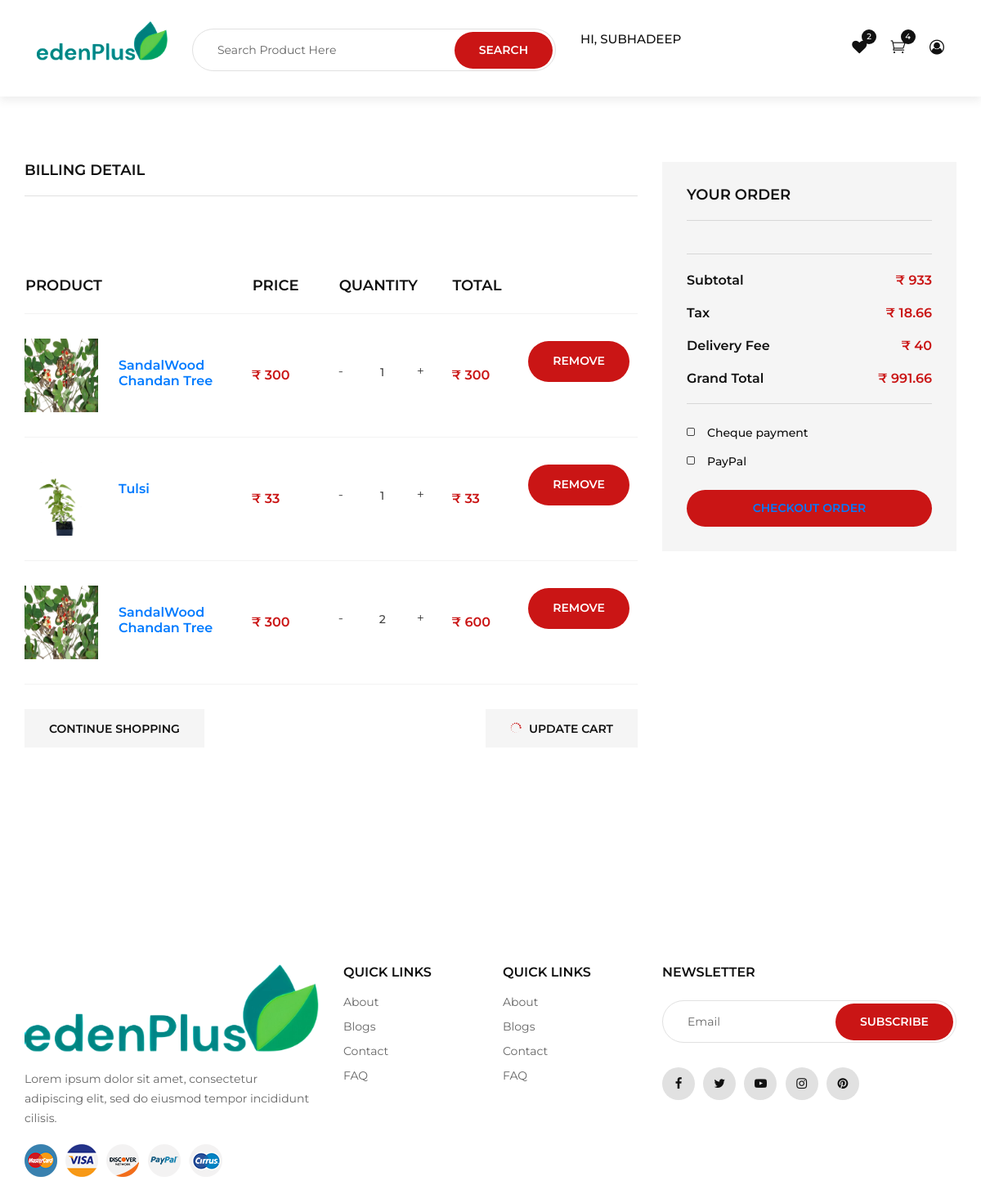
Screenshot of /cart/ (signed in) with the database file from the repository.
### accounts/models.py (models this page shows, shortened)
class Account(AbstractBaseUser):
    first_name = models.CharField(max_length=50)
    last_name = models.CharField(max_length=50)
    email = models.EmailField(max_length=50, unique=True)
    username = models.CharField(max_length=50, unique=True)
    phone_number = models.CharField(max_length=40)
    date_joined = models.DateTimeField(auto_now_add=True)
    last_login = models.DateTimeField(auto_now_add=True)
    is_admin = models.BooleanField(default=False)
    is_staff = models.BooleanField(default=False)
    is_active = models.BooleanField(default=False)
    is_superadmin = models.BooleanField(default=False)
    USERNAME_FIELD = 'email'
    REQUIRED_FIELDS = ['username', 'first_name', 'last_name']
    objects = MyAccountManager()

### carts/models.py (models this page shows, shortened)
class CartItem(models.Model):
    user = models.ForeignKey(Account, on_delete=models.CASCADE, null=True)
    product = models.ForeignKey(Product, on_delete=models.CASCADE)
    variations = models.ManyToManyField(Variation, blank=True)
    cart = models.ForeignKey(Cart, on_delete=models.CASCADE, null=True)
    quantity = models.IntegerField()
    is_active = models.BooleanField(default=True)
    def sub_total(self):
        return self.product.price * self.quantity

### storx/models.py (models this page shows, shortened)
class Product(models.Model):
    product_name = models.CharField(max_length=200, unique=True)
    slug = models.SlugField(max_length=200, unique=True)
    description = models.TextField(max_length=500, blank=True)
    price = models.IntegerField()
    original_price = models.IntegerField()
    images = models.ImageField(upload_to='photos/products')
    stock = models.IntegerField()
    is_available = models.BooleanField(default=True)
    category = models.ForeignKey(Category, on_delete=models.CASCADE)
    created_date = models.DateTimeField(auto_now_add=True)
    modified_date = models.DateTimeField(auto_now=True)
    offer_name = models.CharField(max_length=20, blank=True, default="sale")
    delivery_time = models.CharField(max_length=50, blank=True, default="5 - 10 Days to Deliver")
    tags = models.TextField(max_length=200, blank=True)
    cat_type = models.CharField(max_length=40, blank=True)
    def get_url(self):
        return reverse('product_detail', args=[self.category.slug, self.slug])

### carts/views.py (the view)
# urls.py: path('', views.cart, name='cart'),
def cart(request, total=0, quantity=0, cart_items=None):
    try:
        tax = 0
        grand_total = 0
        delivery_charge = 40
        if request.user.is_authenticated:
            cart_items = CartItem.objects.filter(user=request.user, is_active=True)
        else:
            cart = Cart.objects.get(cart_id=_cart_id(request))
            cart_items = CartItem.objects.filter(cart=cart, is_active=True)
        for cart_item in cart_items:
            total += (cart_item.product.price * cart_item.quantity)
            quantity += cart_item.quantity
        tax = (2 * total)/100
        grand_total = total + tax + delivery_charge
    except ObjectDoesNotExist:
        pass # just ignore that
    context = {
        'total': total,
        'quantity': quantity,
        'cart_items': cart_items,
        'tax': tax,
        'delivery_charge': delivery_charge,
        'grand_total': grand_total,
    }
    return render(request, 'pages/cart.html', context)

### carts/context_processors.py (called while the page is built)
def counter(request):
    cart_count = 0
    if 'admin' in request.path:
        return {}
    else:
        try:
            cart = Cart.objects.filter(cart_id=_cart_id(request))
            if request.user.is_authenticated:
                cart_items = CartItem.objects.all().filter(user=request.user)
            else:
                cart_items = CartItem.objects.all().filter(cart=cart[:1])
            for cart_item in cart_items:
                cart_count += cart_item.quantity
        except Cart.DoesNotExist:
            cart_count = 0
    return dict(cart_count=cart_count)

### carts/views.py (called while the page is built)
def _cart_id(request):
    cart = request.session.session_key
    if not cart:
        cart = request.session.create()
    return cart

### category/context_processor.py (called while the page is built)
def menu_links(request):
    links = Category.objects.all()
    return dict(links=links)

### templates/pages/cart.html (shortened to what this page needs)
{% extends 'base.html' %}
{% load static %}
{% block body %}
    <section class="checkout spad">
        <div class="container">
            {% if not cart_items %}
            <h2>Your Shopping Cart is Empty </h2>
            <br><div class="text-center">
              <a href="{% url 'storx' %}" class="btn btn-primary"> Continue Shopping </a>
            </div></br>
            {% else %}
            <form action="#" class="checkout__form">
                <div class="row">
                    <div class="col-lg-8">
                        <h5>Billing detail</h5>
                        <div class="row">
    <section class="shop-cart spad">
        <div class="container">
            <div class="row">
                <div class="col-lg-12">
                    <div class="shop__cart__table">
                        <table>
                            <thead>
                                <tr>
                                    <th>Product</th>
                                    <th>Price</th>
                                    <th>Quantity</th>
                                    <th>Total</th>
                                    <th></th>
                                </tr>
                            </thead>
                            <tbody>
                                {% for cart_item in cart_items %}
                                <tr>
                                    <td class="cart__product__item">
                                        <img height='90px' width='90px' src="{{ cart_item.product.images.url}}" alt="">
                                        <div class="cart__product__item__title">
                                            <h6><a href="{{ cart_item.product.get_url }}"> {{ cart_item.product.product_name }}</a></h6>
                                        </div>
                                    </td>
                                    <td class="cart__price">₹ {{ cart_item.product.price }}</td>
                                    <td class="cart__quantity">
                                        <div class="pro-qty">
                                            <input type="text" value="{{ cart_item.quantity }}">
                                        </div>
                                    </td>
                                    <td class="cart__total">₹ {{ cart_item.sub_total }}</td>
                                    <td> <div class="product__details__button"> <a href="{% url 'remove_cart_item' cart_item.product.id cart_item.id %}" onclick="return confirm('Are You Sure to Remove this Item?')" class="cart-btn">Remove</a> </div> </td>
                                </tr>
                                {% endfor %}
                            </tbody>
                        </table>
                    </div>
                </div>
            </div>
            <div class="row">
                <div class="col-lg-6 col-md-6 col-sm-6">
                    <div class="cart__btn">
                        <a href="{% url 'storx' %}">Continue Shopping</a>
                    </div>
                </div>
                <div class="col-lg-6 col-md-6 col-sm-6">
                    <div class="cart__btn update__btn">
                        <a href=""><span class="icon_loading"></span> Update cart</a>
                    </div>
                </div>
            </div>
        </div>
    </section>
                            </div>
                        </div>
                        <div class="col-lg-4">
                            <div class="checkout__order">
                                <h5>Your order</h5>
                                <div class="checkout__order__product">
                                </div>
                                <div class="checkout__order__total">
                                    <ul>
                                        <li>Subtotal <span>₹ {{ total }}</span></li>
                                        <li>Tax <span>₹ {{ tax }}</span></li>
                                        <li>Delivery Fee <span>₹ {{ delivery_charge }}</span></li>
                                        <li>Grand Total <span>₹ {{ grand_total }}</span></li>
                                    </ul>
                                </div>
                                <div class="checkout__order__widget">
                                    <label for="check-payment">
                                        Cheque payment
                                        <span class="checkmark"></span>
                                    </label>
                                    <label for="paypal">
                                        PayPal
                                        <span class="checkmark"></span>
                                    </label>
                                </div>
                                <button class="site-btn primary"> <a href="{% url 'checkout' %}">Checkout Order </a> </button>
                        </div>
                    </div>
                </form>
            </div>
        </section>
        {% endif %}
    {% endblock %}

### templates/base.html (shortened to what this page needs)
{% load static %}
<!DOCTYPE html>
<html lang="en-IN">
<head>
    <link rel="stylesheet" href="{% static 'css/bootstrap.min.css' %}" type="text/css">
    <link rel="stylesheet" href="{% static 'css/font-awesome.min.css' %}" type="text/css">
    <link rel="stylesheet" href="{% static 'css/elegant-icons.css' %}" type="text/css">
    <link rel="stylesheet" href="{% static 'css/jquery-ui.min.css' %}" type="text/css">
    <link rel="stylesheet" href="{% static 'css/magnific-popup.css' %}" type="text/css">
    <link rel="stylesheet" href="{% static 'css/owl.carousel.min.css' %}" type="text/css">
    <link rel="stylesheet" href="{% static 'css/slicknav.min.css' %}" type="text/css">
    <link rel="stylesheet" href="{% static 'css/style.css' %}" type="text/css">
</head>
<body>
    <header class="header">
        <div class="container-fluid">
            <div class="row">
                <div class="col-xl-2 col-lg-2">
                    <div class="header__logo">
                        <a href="{% url 'home' %}"><img src="{% static 'img/logo.png' %}" alt="home"></a>
                    </div>
                </div>
                <div class="col-xl-5 col-lg-7">
                    <nav class="header__menu">
                      <div>
                        <div class="footer__newslatter">
                                <form action="{% url 'search' %}" method='GET'>
                                    <input type="text" placeholder="Search Product Here" name="keyword">
                                    <button type="submit" class="site-btn primary">Search</button>
                                </form>
                        </div>
                        </div>
                    </nav>
                </div>
                {% if user.id is None %}
                <div class="col-xl-2 col-lg-1"><nav class="header__menu"><ul><li></li></ul></nav></div>
                <!--
                <div class="col-xl-2 col-lg-1">
                    <nav class="header__menu">
                    <div class="product__details__button">
                     <a href="{% url 'signin' %}"class="cart-btn">Login</a>
                    </div>
                    </nav>
                </div>
                -->
                {% else %}
                <div class="col-xl-2 col-lg-1">
                    <nav class="header__menu">
                        <ul>
                           <li><a href="#">Hi, {{user.first_name}}</a>
                            </li>
                        </ul>
                    </nav>
                </div>
                {% endif %}
                <div class="col-lg-3">
                    <div class="header__right">
                           <ul class="header__right__widget">
                        <div><h2>
                            <li><a href=""><span class="fa fa-heart"></span><div class="tip">2</div></a></li>
                            <li><a href="{% url 'cart' %}"><span class="icon_cart_alt" alt="cart"></span><div class="tip">{{cart_count}}</div></a></li>
                            <li><a href="{% url 'signin' %}"><span class="fa fa-user-circle-o"></span></a></li>
                        </h2></div>
                        </ul>
                    </div>
                </div>
            </div>
        </div>
    </header>
    {% block body %} {% endblock %}
<footer class="footer">
    <div class="container">
        <div class="row">
            <div class="col-lg-4 col-md-6 col-sm-7">
                <div class="footer__about">
                    <div class="footer__logo">
                        <a href="/"><img src="{% static 'img/logo.png' %}" alt=""></a>
                    </div>
                    <p>Lorem ipsum dolor sit amet, consectetur adipiscing elit, sed do eiusmod tempor incididunt
                    cilisis.</p>
                    <div class="footer__payment">
                        <a href="#"><img src="{% static 'img/payment/payment-1.png' %}" alt=""></a>
                        <a href="#"><img src="{% static 'img/payment/payment-2.png' %}" alt=""></a>
                        <a href="#"><img src="{% static 'img/payment/payment-3.png' %}" alt=""></a>
                        <a href="#"><img src="{% static 'img/payment/payment-4.png' %}" alt=""></a>
                        <a href="#"><img src="{% static 'img/payment/payment-5.png' %}" alt=""></a>
                    </div>
                </div>
            </div>
            <div class="col-lg-2 col-md-3 col-sm-5">
                <div class="footer__widget">
                    <h6>Quick links</h6>
                    <ul>
                        <li><a href="#">About</a></li>
                        <li><a href="#">Blogs</a></li>
                        <li><a href="#">Contact</a></li>
                        <li><a href="#">FAQ</a></li>
                    </ul>
                </div>
            </div>
            <div class="col-lg-2 col-md-3 col-sm-5">
                <div class="footer__widget">
                    <h6>Quick links</h6>
                    <ul>
                        <li><a href="#">About</a></li>
                        <li><a href="#">Blogs</a></li>
                        <li><a href="#">Contact</a></li>
                        <li><a href="#">FAQ</a></li>
                    </ul>
                </div>
            </div>
            <div class="col-lg-4 col-md-8 col-sm-8">
                <div class="footer__newslatter">
                    <h6>NEWSLETTER</h6>
                    <form action="#">
                        <input type="text" placeholder="Email">
                        <button type="submit" class="site-btn">Subscribe</button>
                    </form>
                    <div class="footer__social">
                        <a href="#"><i class="fa fa-facebook"></i></a>
                        <a href="#"><i class="fa fa-twitter"></i></a>
                        <a href="#"><i class="fa fa-youtube-play"></i></a>
                        <a href="#"><i class="fa fa-instagram"></i></a>
                        <a href="#"><i class="fa fa-pinterest"></i></a>
                    </div>
                </div>
            </div>
        </div>
    </div>
</footer>
</body>
</html>

### rows the page displays
Account: first_name "SUBHADEEP"
CartItem: product.images (picture), product.product_name "SandalWood Chandan Tree", product.price "300", quantity "1", sub_total "300"
CartItem: product.images (picture), product.product_name "Tulsi", product.price "33", quantity "1", sub_total "33"
CartItem: product.images (picture), product.product_name "SandalWood Chandan Tree", product.price "300", quantity "2", sub_total "600"

### other values shown
{{ cart_count }} "4"
{{ total }} "933"
{{ tax }} "18.66"
{{ delivery_charge }} "40"
{{ grand_total }} "991.66"
